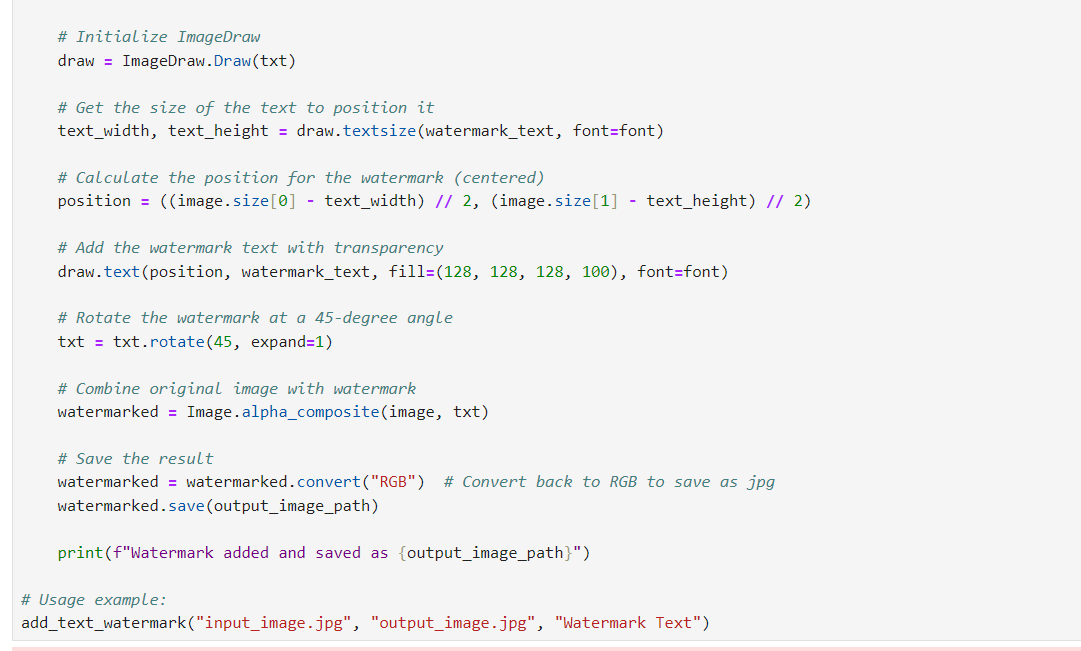
#> input picture case.png, 1081 x 651 px
$ jupyter execute --allow-errors demo_v3.ipynb   (shell and % lines are left out)
#> lines starting #> are read from the running program, lines starting #| are printed output that depends on the picture
### lib_pdf_to_img/utils.py
import fitz  # PyMuPDF
import os
import shutil
import time  # For introducing a delay

def pdf_to_img_pdf(pdf, watermark = None):
    '''
    f(x): it takes a pdf and creates a new pdf out of images of it.
    in  : pdf file path
    out : new pdf made of png images
    '''
    # 1° creates folder with imgs:
    file_name = pdf_to_imgs(pdf, save=True)

    if watermark is not None:
        imglist = os.listdir('temp')
        imglist = [f for f in imglist if f.endswith('.png')]  # Only process PNG files

        if not imglist:
            print("No images found in the 'temp' folder.")
            return None
        #time.wait(2)
        for f in imglist:
            file_path = f"temp/{f}"
            add_text_watermark(file_path,file_path, "pre-print", font_scale=3)

    if new_pdf_path:
        # 3° add a small delay to ensure save process completes
        time.sleep(1)  # Wait for 1 second to ensure save completes
        # 4° remove_all if PDF saved:
        delete_folder('temp')
    else:
        print("PDF creation failed. Temp folder not deleted.")


def pdf_to_imgs(pdf_file, save=True):
    '''
    f(x): it creates a temp folder with png images from the original pdf and provides a file_name for the final pdf
    in  : pdf file path
    out : file_name
    '''
    doc = fitz.open(pdf_file)
    zoom = 4
    mat = fitz.Matrix(zoom, zoom)
    count = 0

    folder_name = 'temp'
    os.makedirs(folder_name, exist_ok=True)

    for p in doc:
        count += 1
    for i in range(count):
        val = os.path.join(folder_name, f"image_{i + 1000000}.png")
        page = doc.load_page(i)
        pix = page.get_pixmap(matrix=mat)
        pix.save(val)
    doc.close()
    print('Images saved to temp')

    return pdf_file.replace('.pdf','')


# [52 lines left out: functions imgs_to_pdf, delete_folder, not called in this run]


from PIL import Image, ImageDraw, ImageFont

# [41 lines left out: function add_text_watermark, not called in this run]

### demo_v3.ipynb
# Pdf to an Image pdf

[cell 1]
import os
from lib_pdf_to_img import pdf_to_img_pdf

#> (a cell that did not finish here is left out)

[cell 3]
pdf_to_img_pdf("./pdfs/Handout_Trust.pdf",watermark="TEST")
#> (the call stopped at in pdf_to_imgs, `doc = fitz.open(pdf_file)`: fitz is not available in this run)

[cell 4]
from PIL import Image, ImageDraw, ImageFont

def add_text_watermark(input_image_path, output_image_path, watermark_text, font_path=None, font_scale=10):
    # Open the original image
#> called with input_image_path = 'case.png', output_image_path = 'output_image.png', watermark_text = 'pre-print', font_scale = 3
    image = Image.open(input_image_path).convert("RGBA")
#> image is the input picture: PIL image 1081x651 RGBA; mean R, G, B, A 240.3, 240.4, 240.7, 255

    # Make the image editable
    txt = Image.new("RGBA", image.size, (255, 255, 255, 0))

    # Dynamically set the font size based on the image size
    font_size = int(min(image.size) / font_scale)  # Adjust the font_scale for larger/smaller text
#> font_size = 217
    if font_path:
        font = ImageFont.truetype(font_path, font_size)  # Use custom font if provided
    else:
        # font = ImageFont.load_default()  # Default to system font
        font = ImageFont.truetype("arial.ttf", font_size)
    # Initialize ImageDraw
    draw = ImageDraw.Draw(txt)

    # Get the bounding box of the text
    text_bbox = draw.textbbox((0, 0), watermark_text, font=font)
#> text_bbox = (0, 37, 944, 247)
    text_width, text_height = text_bbox[2] - text_bbox[0], text_bbox[3] - text_bbox[1]
#> text_width = 944; text_height = 210

    # Calculate the position for the watermark (centered)
    position = ((image.size[0] - text_width) // 2, (image.size[1] - text_height) // 2)
#> position = (68, 220)

    # Add the watermark text with transparency
    draw.text(position, watermark_text, fill=(128, 128, 128, 100), font=font)

    # Rotate the watermark at a 45-degree angle
    txt_rotated = txt.rotate(45, expand=1)
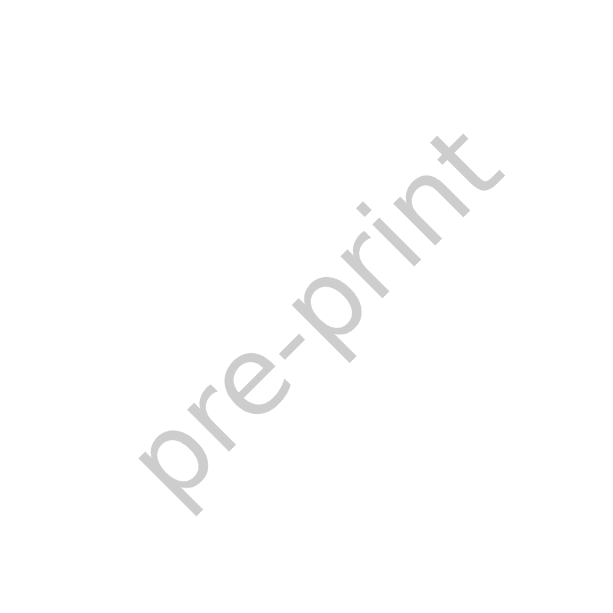
#> txt_rotated: PIL image 1225x1225 RGBA (shown at 1/2 size); mean R, G, B, A 115.9, 115.9, 115.9, 2.8; transparent parts drawn white

    # Resize the rotated watermark back to the original image size
    txt_resized = txt_rotated.resize(image.size)
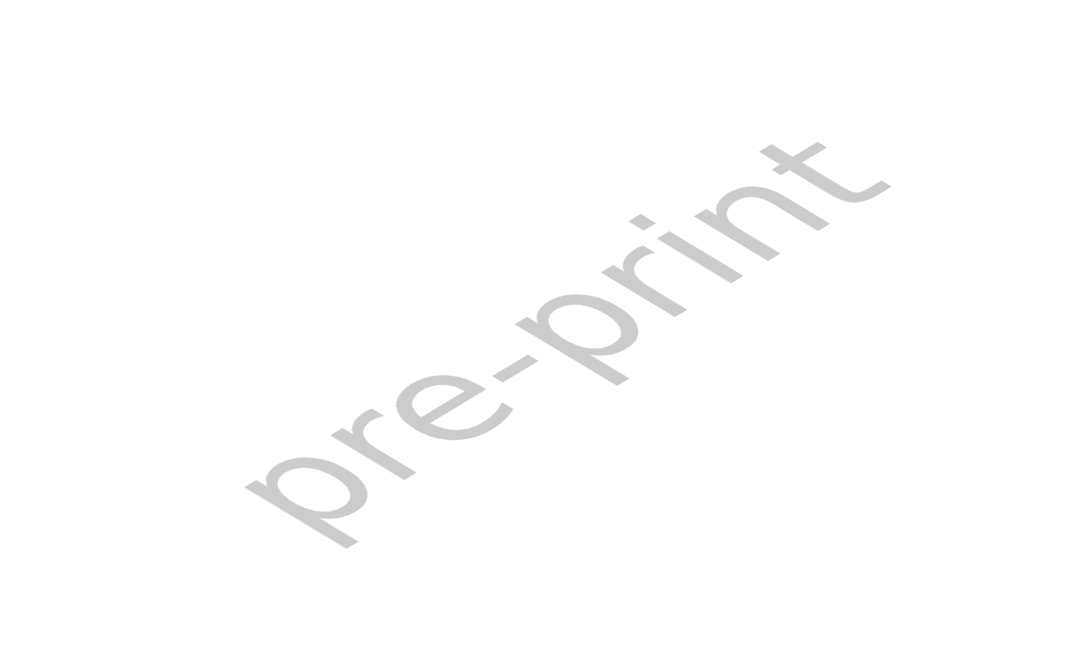
#> txt_resized: PIL image 1081x651 RGBA; mean R, G, B, A 4, 4, 4, 2.8; transparent parts drawn white

    # Combine original image with the resized watermark
    watermarked = Image.alpha_composite(image, txt_resized)
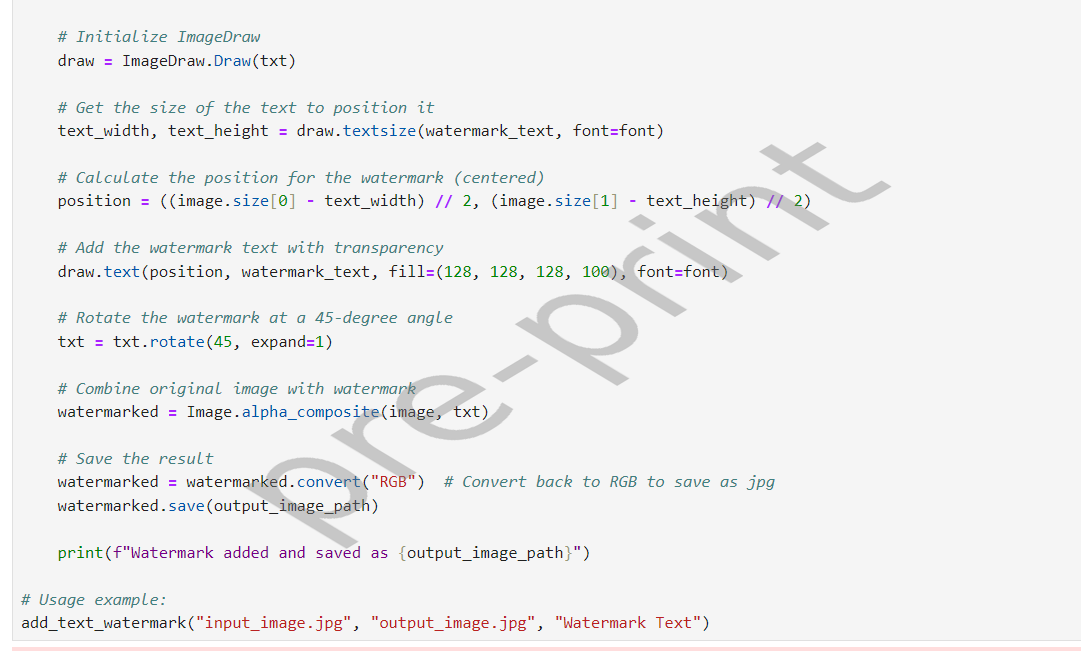
#> watermarked: PIL image 1081x651 RGBA; mean R, G, B, A 239.1, 239.2, 239.5, 255

    # Save the result
    watermarked = watermarked.convert("RGB")  # Convert back to RGB to save as jpg
#> watermarked: PIL image 1081x651 RGB
    watermarked.save(output_image_path)

    print(f"Watermark added and saved as {output_image_path}")

# Usage example:
add_text_watermark("case.png", "output_image.png", "pre-print", font_scale=3)

[cell 5]
from PIL import Image, ImageDraw, ImageFont

def add_text_watermark(input_image_path, output_image_path, watermark_text, font_path=None, font_scale=5):
    # Open the original image
#> called with input_image_path = 'case.png', output_image_path = 'output_image.png', watermark_text = 'pre-print', font_scale = 3
    image = Image.open(input_image_path).convert("RGBA")

    # Make the image editable
    txt = Image.new("RGBA", image.size, (255, 255, 255, 0))

    # Dynamically set the font size based on the image size
    font_size = int(min(image.size) / font_scale)  # Adjust the font_scale for larger/smaller text
#> font_size = 217
    if font_path:
        font = ImageFont.truetype(font_path, font_size)  # Use custom font if provided
    else:
        # font = ImageFont.load_default()  # Default to system font
        font = ImageFont.truetype("arial.ttf", font_size)
    # Initialize ImageDraw
    draw = ImageDraw.Draw(txt)

    # Get the bounding box of the text
    text_bbox = draw.textbbox((0, 0), watermark_text, font=font)
#> text_bbox = (0, 37, 944, 247)
    text_width, text_height = text_bbox[2] - text_bbox[0], text_bbox[3] - text_bbox[1]
#> text_width = 944; text_height = 210

    # Calculate the position for the watermark (centered)
    position = ((image.size[0] - text_width) // 2, (image.size[1] - text_height) // 2)
#> position = (68, 220)

    # Add the watermark text with transparency
    draw.text(position, watermark_text, fill=(128, 128, 128, 100), font=font)

    # Rotate the watermark at a 45-degree angle
    txt_rotated = txt.rotate(45, expand=1)

    # Resize the rotated watermark back to the original image size
    txt_resized = txt_rotated.resize(image.size)

    # Combine original image with the resized watermark
    watermarked = Image.alpha_composite(image, txt_resized)

    # Save the result
    watermarked = watermarked.convert("RGB")  # Convert back to RGB to save as jpg
    watermarked.save(output_image_path)

    print(f"Watermark added and saved as {output_image_path}")

# Usage example:
add_text_watermark("case.png", "output_image.png", "pre-print", font_scale=3)
